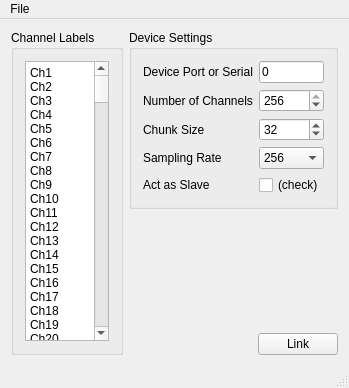
<?xml version="1.0" encoding="UTF-8"?>
<ui version="4.0">
 <class>MainWindow</class>
 <widget class="QMainWindow" name="MainWindow">
  <property name="geometry">
   <rect>
    <x>0</x>
    <y>0</y>
    <width>303</width>
    <height>388</height>
   </rect>
  </property>
  <property name="windowTitle">
   <string>gHIamp Connector</string>
  </property>
  <widget class="QWidget" name="centralWidget">
   <layout class="QHBoxLayout" name="horizontalLayout_2">
    <item>
     <widget class="QGroupBox" name="groupBox_2">
      <property name="title">
       <string>Channel Labels</string>
      </property>
      <layout class="QGridLayout" name="gridLayout">
       <item row="0" column="0">
        <widget class="QPlainTextEdit" name="channelLabels">
         <property name="plainText">
          <string>Ch1
Ch2
Ch3
Ch4
Ch5
Ch6
Ch7
Ch8
Ch9
Ch10
Ch11
Ch12
Ch13
Ch14
Ch15
Ch16
Ch17
Ch18
Ch19
Ch20
Ch21
Ch22
Ch23
Ch24
Ch25
Ch26
Ch27
Ch28
Ch29
Ch30
Ch31
Ch32
Ch33
Ch34
Ch35
Ch36
Ch37
Ch38
Ch39
Ch40
Ch41
Ch42
Ch43
Ch44
Ch45
Ch46
Ch47
Ch48
Ch49
Ch50
Ch51
Ch52
Ch53
Ch54
Ch55
Ch56
Ch57
Ch58
Ch59
Ch60
Ch61
Ch62
Ch63
Ch64
Ch65
Ch66
Ch67
Ch68
Ch69
Ch70
Ch71
Ch72
Ch73
Ch74
Ch75
Ch76
Ch77
Ch78
Ch79
Ch80
Ch81
Ch82
Ch83
Ch84
Ch85
Ch86
Ch87
Ch88
Ch89
Ch90
Ch91
Ch92
Ch93
Ch94
Ch95
Ch96
Ch97
Ch98
Ch99
Ch100
Ch101
Ch102
Ch103
Ch104
Ch105
Ch106
Ch107
Ch108
Ch109
Ch110
Ch111
Ch112
Ch113
Ch114
Ch115
Ch116
Ch117
Ch118
Ch119
Ch120
Ch121
Ch122
Ch123
Ch124
Ch125
Ch126
Ch127
Ch128
Ch129
Ch130
Ch131
Ch132
Ch133
Ch134
Ch135
Ch136
Ch137
Ch138
Ch139
Ch140
Ch141
Ch142
Ch143
Ch144
Ch145
Ch146
Ch147
Ch148
Ch149
Ch150
Ch151
Ch152
Ch153
Ch154
Ch155
Ch156
Ch157
Ch158
Ch159
Ch160
Ch161
Ch162
Ch163
Ch164
Ch165
Ch166
Ch167
Ch168
Ch169
Ch170
Ch171
Ch172
Ch173
Ch174
Ch175
Ch176
Ch177
Ch178
Ch179
Ch180
Ch181
Ch182
Ch183
Ch184
Ch185
Ch186
Ch187
Ch188
Ch189
Ch190
Ch191
Ch192
Ch193
Ch194
Ch195
Ch196
Ch197
Ch198
Ch199
Ch200
Ch201
Ch202
Ch203
Ch204
Ch205
Ch206
Ch207
Ch208
Ch209
Ch210
Ch211
Ch212
Ch213
Ch214
Ch215
Ch216
Ch217
Ch218
Ch219
Ch220
Ch221
Ch222
Ch223
Ch224
Ch225
Ch226
Ch227
Ch228
Ch229
Ch230
Ch231
Ch232
Ch233
Ch234
Ch235
Ch236
Ch237
Ch238
Ch239
Ch240
Ch241
Ch242
Ch243
Ch244
Ch245
Ch246
Ch247
Ch248
Ch249
Ch250
Ch251
Ch252
Ch253
Ch254
Ch255
Ch256</string>
         </property>
        </widget>
       </item>
      </layout>
     </widget>
    </item>
    <item>
     <layout class="QVBoxLayout" name="verticalLayout">
      <item>
       <widget class="QGroupBox" name="groupBox">
        <property name="title">
         <string>Device Settings</string>
        </property>
        <layout class="QFormLayout" name="formLayout">
         <property name="fieldGrowthPolicy">
          <enum>QFormLayout::AllNonFixedFieldsGrow</enum>
         </property>
         <item row="0" column="0">
          <widget class="QLabel" name="label_4">
           <property name="text">
            <string>Device Port or Serial</string>
           </property>
          </widget>
         </item>
         <item row="0" column="1">
          <widget class="QLineEdit" name="deviceNumber">
           <property name="toolTip">
            <string>This is either the USB port number of the device, or the serial number of the device (a string of the form UX-XXXX.XX.XX). If left as 0, all USB ports will be searched.</string>
           </property>
           <property name="text">
            <string>0</string>
           </property>
          </widget>
         </item>
         <item row="1" column="0">
          <widget class="QLabel" name="label_2">
           <property name="text">
            <string>Number of Channels</string>
           </property>
          </widget>
         </item>
         <item row="1" column="1">
          <widget class="QSpinBox" name="channelCount">
           <property name="toolTip">
            <string>This must match the number of entries in the channel list</string>
           </property>
           <property name="minimum">
            <number>1</number>
           </property>
           <property name="maximum">
            <number>256</number>
           </property>
           <property name="value">
            <number>256</number>
           </property>
          </widget>
         </item>
         <item row="2" column="0">
          <widget class="QLabel" name="label">
           <property name="text">
            <string>Chunk Size</string>
           </property>
          </widget>
         </item>
         <item row="2" column="1">
          <widget class="QSpinBox" name="chunkSize">
           <property name="toolTip">
            <string>The number of samples per chunk emitted by the driver -- a small value will lead to lower overall latency but causes more CPU load. The official recommendation is to use a power of two that is closest to sampling rate / 32.</string>
           </property>
           <property name="minimum">
            <number>1</number>
           </property>
           <property name="maximum">
            <number>256</number>
           </property>
           <property name="value">
            <number>32</number>
           </property>
          </widget>
         </item>
         <item row="3" column="0">
          <widget class="QLabel" name="label_3">
           <property name="text">
            <string>Sampling Rate</string>
           </property>
          </widget>
         </item>
         <item row="3" column="1">
          <widget class="QComboBox" name="samplingRate">
           <property name="toolTip">
            <string>Sampling rate to use.</string>
           </property>
           <property name="currentIndex">
            <number>0</number>
           </property>
           <item>
            <property name="text">
             <string>256</string>
            </property>
           </item>
           <item>
            <property name="text">
             <string>512</string>
            </property>
           </item>
           <item>
            <property name="text">
             <string>600</string>
            </property>
           </item>
           <item>
            <property name="text">
             <string>1200</string>
            </property>
           </item>
           <item>
            <property name="text">
             <string>2400</string>
            </property>
           </item>
           <item>
            <property name="text">
             <string>4800</string>
            </property>
           </item>
           <item>
            <property name="text">
             <string>9600</string>
            </property>
           </item>
           <item>
            <property name="text">
             <string>19200</string>
            </property>
           </item>
           <item>
            <property name="text">
             <string>38400</string>
            </property>
           </item>
          </widget>
         </item>
         <item row="5" column="1">
          <widget class="QCheckBox" name="isSlave">
           <property name="toolTip">
            <string>Note: this is highly experimental -- can be used to sync multiple amps with a trigger cable. This needs to be checked for all slave devices, and unchecked for the 'master' device. The master must be linked/unlinked last (i.e., after all the slaves).</string>
           </property>
           <property name="text">
            <string>(check)</string>
           </property>
          </widget>
         </item>
         <item row="5" column="0">
          <widget class="QLabel" name="label_7">
           <property name="text">
            <string>Act as Slave</string>
           </property>
          </widget>
         </item>
        </layout>
       </widget>
      </item>
      <item>
       <spacer name="verticalSpacer">
        <property name="orientation">
         <enum>Qt::Vertical</enum>
        </property>
        <property name="sizeHint" stdset="0">
         <size>
          <width>20</width>
          <height>40</height>
         </size>
        </property>
       </spacer>
      </item>
      <item>
       <layout class="QHBoxLayout" name="horizontalLayout">
        <item>
         <spacer name="horizontalSpacer">
          <property name="orientation">
           <enum>Qt::Horizontal</enum>
          </property>
          <property name="sizeHint" stdset="0">
           <size>
            <width>40</width>
            <height>20</height>
           </size>
          </property>
         </spacer>
        </item>
        <item>
         <widget class="QPushButton" name="linkButton">
          <property name="text">
           <string>Link</string>
          </property>
         </widget>
        </item>
       </layout>
      </item>
     </layout>
    </item>
   </layout>
  </widget>
  <widget class="QMenuBar" name="menuBar">
   <property name="geometry">
    <rect>
     <x>0</x>
     <y>0</y>
     <width>303</width>
     <height>18</height>
    </rect>
   </property>
   <widget class="QMenu" name="menuFile">
    <property name="title">
     <string>File</string>
    </property>
    <addaction name="actionLoad_Configuration"/>
    <addaction name="actionSave_Configuration"/>
    <addaction name="separator"/>
    <addaction name="actionQuit_2"/>
   </widget>
   <addaction name="menuFile"/>
  </widget>
  <widget class="QStatusBar" name="statusBar"/>
  <action name="actionLoad_Configuration">
   <property name="text">
    <string>Load Configuration</string>
   </property>
  </action>
  <action name="actionSave_Configuration">
   <property name="text">
    <string>Save Configuration</string>
   </property>
  </action>
  <action name="actionQuit">
   <property name="text">
    <string>Quit</string>
   </property>
  </action>
  <action name="actionQuit_2">
   <property name="text">
    <string>Quit</string>
   </property>
  </action>
 </widget>
 <layoutdefault spacing="6" margin="11"/>
 <resources/>
 <connections/>
</ui>
